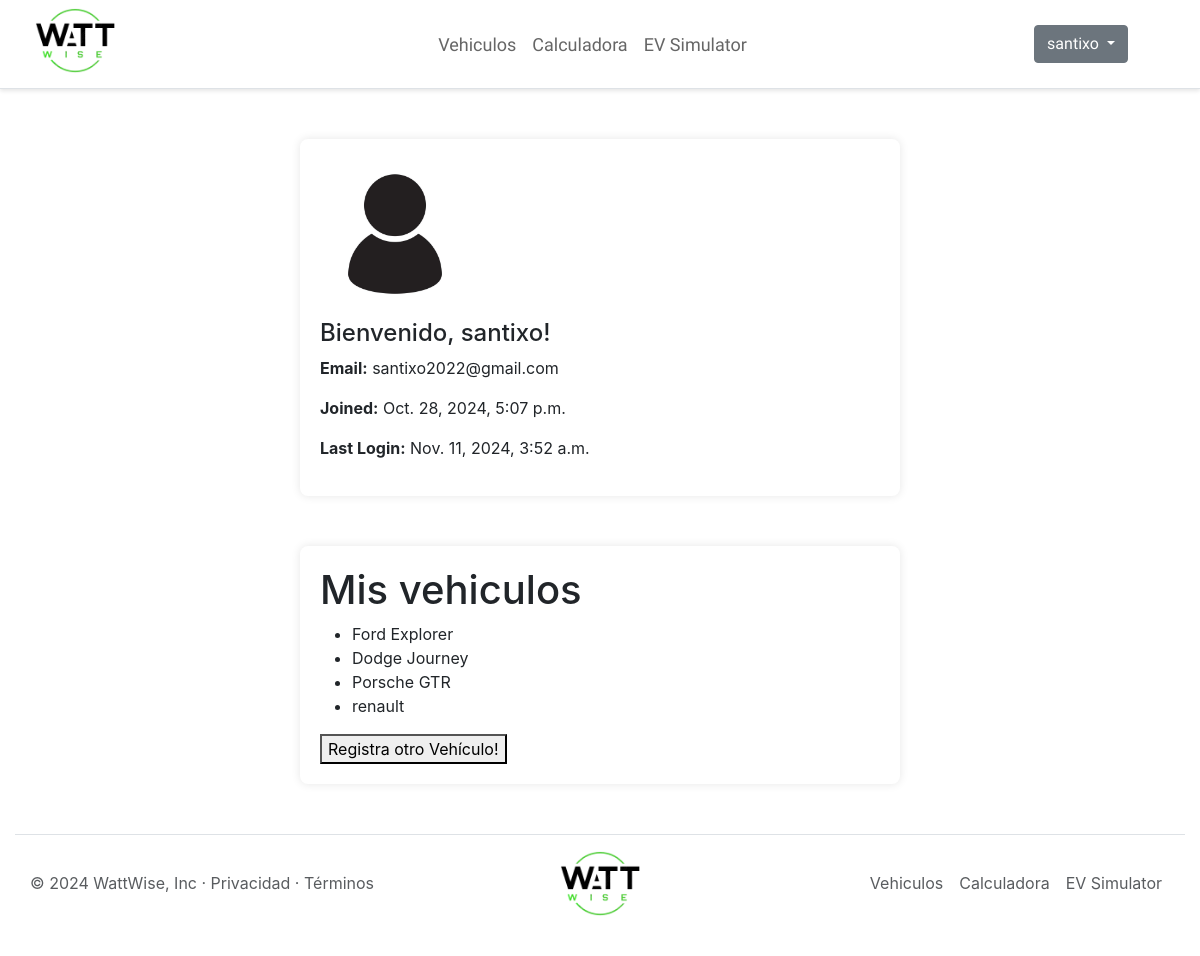
The app's page /profile/ (signed in) with its own data.
### myapp/models.py (models this page shows, shortened)
class Vehiculo(models.Model):
    marca_modelo = models.CharField(max_length=100)
    ano_fabricacion = models.PositiveIntegerField()
    TIPO_COMBUSTIBLE_CHOICES = [
        ('gasolina', 'Gasolina'),
        ('diesel', 'Diésel'),
        ('gas_natural', 'Gas natural'),
    ]
    tipo_combustible = models.CharField(max_length=20, choices=TIPO_COMBUSTIBLE_CHOICES)
    tamano_motor = models.PositiveIntegerField()
    TIPO_TRANSMISION_CHOICES = [
        ('manual', 'Manual'),
        ('automatica', 'Automática'),
    ]
    tipo_transmision = models.CharField(max_length=20, choices=TIPO_TRANSMISION_CHOICES)
    user = models.ForeignKey(User, on_delete=models.CASCADE)

### myapp/views.py (the view)
# urls.py: path('profile/', views.userProfile, name='profile'),
@login_required
def userProfile(request):
    vehiculos = Vehiculo.objects.filter(user=request.user)
    return render(request, 'profile.html', {
        'vehiculos': vehiculos
    })

### myapp/templates/profile.html (shortened to what this page needs)
{% extends 'layouts/base.html' %}
{% load static %}
{% block body %}
    <link rel="stylesheet" href="{% static 'styles/profile.css' %}">
        <div class="profile-container">
            <img src="{% static 'img/profile.jpg' %}" alt="Profile Picture" class="profile-picture">
            <h1 class="user-name">Bienvenido, {{ user.username }}!</h1>
            <p><strong>Email:</strong> {{ user.email }}</p>
            <p><strong>Joined:</strong> {{ user.date_joined }} </p>
            <p><strong>Last Login:</strong> {{ user.last_login }} </p>
        </div>
        <div class="profile-container">
            <h1>Mis vehiculos</h1>
            {% if vehiculos %}
                <ul>
                    {% for v in vehiculos %}
                        <li> {{v.marca_modelo}} </li>
                    {% endfor %}
                </ul>
                <button id="showFormButton">Registra otro Vehículo!</button>
            {% else %}
                <p>Parece que no tienes vehiculos registrados...</p>
                <button id="showFormButton">Registrar ahora!</button>
            {% endif %}
        </div>
{% endblock  %}

### myapp/templates/layouts/base.html (shortened to what this page needs)
{% load static %}
<!DOCTYPE html>
<html lang="en">
<head>
    <link rel="stylesheet" href="{% static 'styles/base.css' %}">
    <link href="https://cdn.jsdelivr.net/npm/bootstrap@5.3.3/dist/css/bootstrap.min.css" rel="stylesheet">
    <link  href="https://maxcdn.bootstrapcdn.com/bootstrap/4.0.0/css/bootstrap.min.css" rel="stylesheet">
    <link rel="stylesheet" href="https://cdnjs.cloudflare.com/ajax/libs/font-awesome/6.0.0-beta3/css/all.min.css">
</head>
<body>
    <header class="header d-flex flex-wrap align-items-center justify-content-center justify-content-md-between py-2 mb-4 border-bottom">
        <div class="col-md-3 mb-2 mb-md-0">
            <a href="{% url 'index' %}" class="d-inline-flex link-body-emphasis text-decoration-none">
                <img src="{% static 'img/Logo.png' %}" class="bi" width="80" height="65">
            </a>
        </div>
        <ul class="navhead nav col-12 col-md-auto mb-2 justify-content-center mb-md-0">
            <li><a href="ecoride.html" class="nav-link px-2">Vehiculos</a></li>
            <li><a href="ecodrive.html" class="nav-link px-2">Calculadora</a></li>
            <li><a href="EVsimulator.html" class="nav-link px-2">EV Simulator</a></li>
        </ul>
        <div class="col-md-3 text-end">
            <div class="btn-group">
                {% if user.is_authenticated %}
                <div class="dropdown">
                    <button class="btn btn-secondary dropdown-toggle" type="button" id="dropdownMenu2" data-toggle="dropdown" aria-haspopup="true" aria-expanded="false">
                        {{ user.username }}
                    </button>
                  </div>
                {% else %}
                    <a href="{% url 'iniciar_sesion' %}"><button type="button" class="btn btn-outline-success me-2">Iniciar Sesión</button></a>
                    <a href="{% url 'registro' %}"><button type="button" class="btn btn-outline-success">Registrarse</button></a>
                {% endif %}
            </div>
        </div>
    </header>
    {% block body %}
    {% endblock  %}
        <div class="container-fluid">
            <footer class="d-flex flex-wrap justify-content-between align-items-center py-3 my-4 border-top">
                <p class="col-md-4 mb-0 text-body-secondary">&copy; 2024 WattWise, Inc · Privacidad · Términos</p>
                <a href="{% url 'index' %}" class="col-md-4 d-flex align-items-center justify-content-center mb-3 mb-md-0 me-md-auto link-body-emphasis text-decoration-none">
                  <img src="{% static 'img/Logo.png' %}" class="bi" width="80" height="65"></img>
                </a>
                <ul class="nav col-md-4 justify-content-end">
                  <li class="nav-item"><a href="index.html" class="nav-link px-2 text-body-secondary">Vehiculos</a></li>
                  <li class="nav-item"><a href="Gold.html" class="nav-link px-2 text-body-secondary">Calculadora</a></li>
                  <li class="nav-item"><a href="Platinium.html" class="nav-link px-2 text-body-secondary">EV Simulator</a></li>
                </ul>
            </footer>
          </div>
<link rel="stylesheet" href="https://maxcdn.bootstrapcdn.com/bootstrap/4.5.2/css/bootstrap.min.css">
</body>
</html>

### myapp/static/styles/base.css (style rules this page uses)
body { font-family: "Raleway", sans-serif; font-optical-sizing: auto; font-weight: 400; font-style: normal; background-color: #f5f5f5; line-height: 1.6; }
.header { font-family: "Raleway", sans-serif; background-color: #ffffff; padding: 10px 20px; box-shadow: 0 2px 4px rgba(0, 0, 0, 0.1); }
.header .nav a { color: #666; }
.navhead { font-size: 18px; }
*, *::before, *::after { box-sizing: border-box; }
.dropdown { margin-right: 37px; }

### myapp/static/styles/profile.css (style rules this page uses)
body { font-family: Arial, sans-serif; background-color: #f4f4f4; margin: 0; padding: 0; }
.profile-container { max-width: 600px; margin: 50px auto; background: #fff; padding: 20px; box-shadow: 0 0 10px rgba(0, 0, 0, 0.1); border-radius: 8px; }
.profile-picture { width: 150px; height: 150px; border-radius: 50%; object-fit: cover; }
.user-name { font-size: 24px; margin-top: 10px; }

### records on screen
Vehiculo: marca_modelo "Ford Explorer"
Vehiculo: marca_modelo "Dodge Journey"
Vehiculo: marca_modelo "Porsche GTR"
Vehiculo: marca_modelo "renault"

### other values on screen
{{ user.username }} "santixo"
{{ user.email }} "santixo2022@gmail.com"
{{ user.date_joined }} "Oct. 28, 2024, 5:07 p.m."
{{ user.last_login }} "Nov. 11, 2024, 3:52 a.m."
